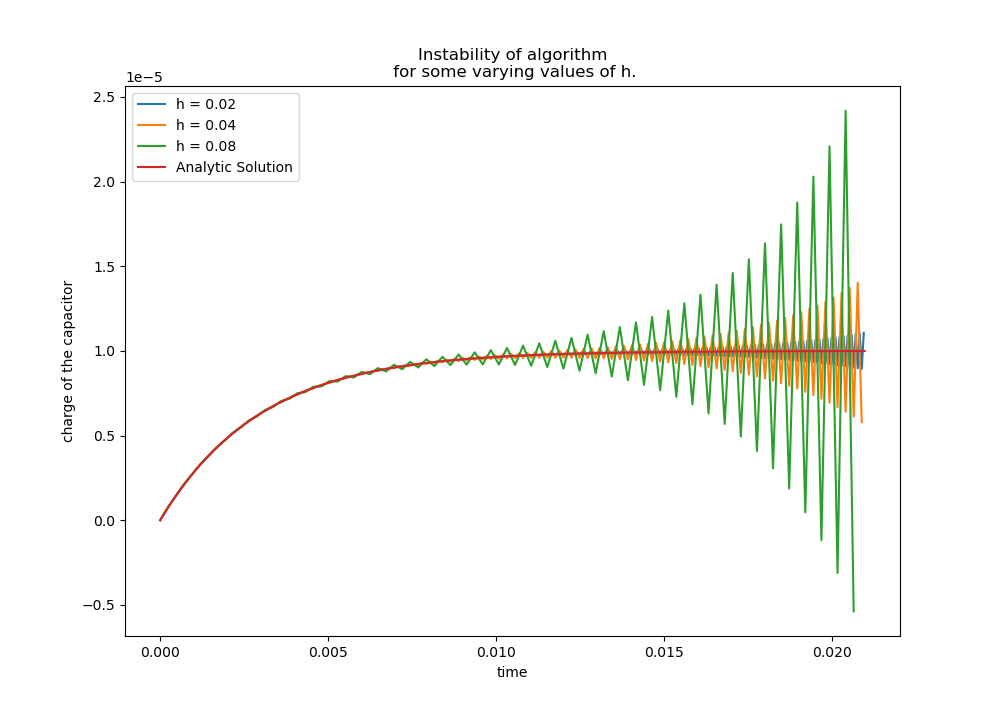

Source code (Python):
import numpy as np
import matplotlib.pyplot as plt



class alg_instability_RC_circuit:
    """
    I make a class with some usefull methods and attributes.
    """
    def __init__(self, initial_chrage, resistance, voltage, capacity, stop_time,
                 tau_step):
        """
        Initializing.
        """
        self.q_0 = initial_chrage
        self.r = resistance
        self.v = voltage
        self.c = capacity
        self.t_stop = stop_time
        self.tau_stop = stop_time / (resistance * capacity)
        self.tau_step_num = int(self.tau_stop / tau_step)
        self.x_0 = -1 + initial_chrage / (capacity * resistance)
        self.h = tau_step

    def undo_variable_change(self, x, tau, is_it_tau):
        """
        Using the given x and tau and returns q and t which are parameters in original units.
        """
        q = self.c * self.v * (1 + x)
        if is_it_tau == True:
            t = self.r * self.c * tau
            return {
                    'charge' : q,
                    'time' : t
                   }
        else:
            t = tau
            return {
                    'charge' : q,
                    'time' : t
                    }

    def analytic_result(self, t, is_it_tau):
        """
        Using the given t or tau returns q and t.
        """
        tau = t
        x0 = self.q_0 / (self.c * self.r) - 1
        x = x0 * np.exp(-tau)
        origin_parameters = self.undo_variable_change(x, tau, is_it_tau)
        q = origin_parameters['charge']
        t = origin_parameters['time']
        return  q, t

    def analytic_solution_complete(self):
        """
        Returns q(t) and t arrays.
        """
        tau_s = np.array([i*self.h for i in range(self.tau_step_num)])
        t_s = np.zeros(self.tau_step_num)
        q_s = np.zeros(self.tau_step_num)
        for i in range(self.tau_step_num):
            q_s[i], t_s[i] = self.analytic_result(tau_s[i], True)
        return q_s, t_s

    def derivative_respect_to_tau(self, x):
        """
        Returns the value of f(x,t) in the original equation of the algorithm.
        """
        return -x
    
    def simulation_result(self):
        """
        Returns simulated q(t) and t arrays.
        """
        x_s = np.zeros(self.tau_step_num)
        x_s[0] = self.x_0
        x_s[1] = x_s[0] + self.h * self.derivative_respect_to_tau(x_s[0])
        for i in range(1, self.tau_step_num-1):
            x_s[i+1] = x_s[i-1] + 2 * self.h * self.derivative_respect_to_tau(x_s[i])
        q_s = np.zeros(self.tau_step_num)
        tau_s = np.array([i*self.h for i in range(self.tau_step_num)])
        t_s = np.zeros(self.tau_step_num)
        for i in range(self.tau_step_num):
            item = self.undo_variable_change(x_s[i], tau_s[i], True)
            q_s[i] = item['charge']
            t_s[i] = item['time']
        return q_s, t_s


if __name__ == '__main__':
    """
    Simulation for some different values of h.
    """
    R = 3 * 10 ** 3
    V = 10
    C = 10 ** (-6)
    Q0 = 0
    stop_time = 21 * 10 ** (-3)
    sample_1 = alg_instability_RC_circuit(initial_chrage=Q0, resistance=R, voltage=V,
    capacity=C, tau_step=0.02, stop_time=stop_time)
    sample_2 = alg_instability_RC_circuit(initial_chrage=Q0, resistance=R, voltage=V,
    capacity=C, tau_step=0.04, stop_time=stop_time)
    sample_3 = alg_instability_RC_circuit(initial_chrage=Q0, resistance=R, voltage=V,
    capacity=C, tau_step=0.08, stop_time=stop_time)  
    sample_analytic = alg_instability_RC_circuit(initial_chrage=Q0, resistance=R, voltage=V,
    capacity=C, tau_step=0.01, stop_time=stop_time)
    plt.figure(figsize=(10, 8))  
    plt.plot(sample_1.simulation_result()[1], sample_1.simulation_result()[0], label='h = 0.02')
    plt.plot(sample_2.simulation_result()[1], sample_2.simulation_result()[0], label='h = 0.04')
    plt.plot(sample_3.simulation_result()[1], sample_3.simulation_result()[0], label='h = 0.08')
    plt.plot(sample_analytic.analytic_solution_complete()[1], sample_analytic.analytic_solution_complete()[0], label='Analytic Solution')
    plt.legend()
    plt.xlabel('time')
    plt.ylabel('charge of the capacitor')
    plt.title(f'Instability of algorithm\n for some varying values of h.')
    plt.show()

        

            
